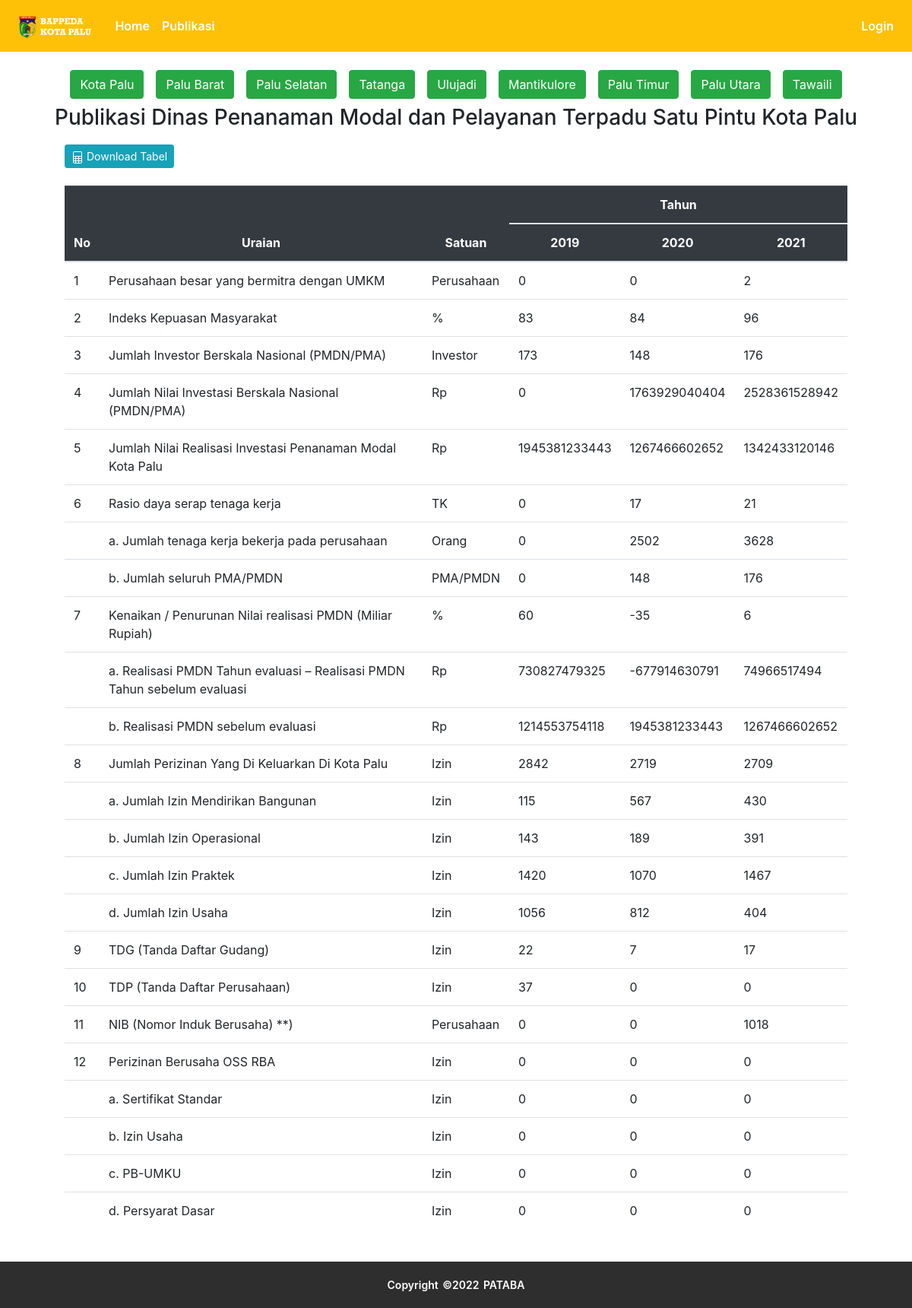
/publikasi/modal, run on the app's committed database.
### publication/models.py (models this page shows)
class Modal(db.Model):
  id = db.Column(db.Integer(), primary_key=True)
  tahun = db.Column(db.String(length=4), nullable=False)
  u1 = db.Column(db.Float())
  u2 = db.Column(db.Float())
  u3 = db.Column(db.Float())
  u4 = db.Column(db.Float())
  u5 = db.Column(db.Float())
  u6 = db.Column(db.Float())
  u7 = db.Column(db.Float())
  u8 = db.Column(db.Float())
  u9 = db.Column(db.Float())
  u10 = db.Column(db.Float())
  u11 = db.Column(db.Float())
  u12 = db.Column(db.Float())
  u13 = db.Column(db.Float())
  u14 = db.Column(db.Float())
  u15 = db.Column(db.Float())
  u16 = db.Column(db.Float())
  u17 = db.Column(db.Float())
  u18 = db.Column(db.Float())
  u19 = db.Column(db.Float())
  u20 = db.Column(db.Float())
  u21 = db.Column(db.Float())
  u22 = db.Column(db.Float())
  u23 = db.Column(db.Float())
  u24 = db.Column(db.Float())
  district_id = db.Column(db.Integer(), nullable=True)

### publication/modal/routes_modal.py (the view)
@app.route('/publikasi/modal')
def modal():
  data = Modal.query.filter_by(district_id=None).order_by(Modal.tahun).all()
  return render_template('modal/modal.html', data=data)

### publication/templates/modal/modal.html (shortened to what this page needs)
{% extends 'base.html' %}
{% block content %}
  <div class="container">
    <div class="ket-tabel d-flex justify-content-center">
      <a href="{{ url_for('modal') }}" class="btn btn-success m-2">Kota Palu</a>
      <a href="{{ url_for('modal_kec', district_id=1) }}" class="btn btn-success m-2">Palu Barat</a>
      <a href="{{ url_for('modal_kec', district_id=2) }}" class="btn btn-success m-2">Palu Selatan</a>
      <a href="{{ url_for('modal_kec', district_id=3) }}" class="btn btn-success m-2">Tatanga</a>
      <a href="{{ url_for('modal_kec', district_id=4) }}" class="btn btn-success m-2">Ulujadi</a>
      <a href="{{ url_for('modal_kec', district_id=5) }}" class="btn btn-success m-2">Mantikulore</a>
      <a href="{{ url_for('modal_kec', district_id=6) }}" class="btn btn-success m-2">Palu Timur</a>
      <a href="{{ url_for('modal_kec', district_id=7) }}" class="btn btn-success m-2">Palu Utara</a>
      <a href="{{ url_for('modal_kec', district_id=8) }}" class="btn btn-success m-2">Tawaili</a>
    </div>
    <h3 class="text-center">Publikasi Dinas Penanaman Modal dan Pelayanan Terpadu Satu Pintu Kota Palu</h3>
    <button class="btn btn-sm btn-info btn-download" onclick="exportTableToExcel('modalTable', 'tabel')">
      <span>
        Download Tabel
      </span>
    </button>
    <div class="table-responsive mb-5" style="padding: 5vh;">
      <table class="table" id="modalTable">
        <thead class="table-dark text-center">
          <tr>
            <th rowspan="2" scope="col">No</th>
            <th rowspan="2" scope="col">Uraian</th>
            <th rowspan="2" scope="col">Satuan</th>
            <th colspan="{{ data|length + 1 }}" scope="col" style="text-align: center">Tahun</th>
          </tr>
          <tr>
            {% for d in data %}
              <th>
                {{ d.tahun }}
              </th>
            {% endfor %}
          </tr>
        </thead>
        <tbody>
          <tr>
            <td>1</td>
            <td>Perusahaan besar yang bermitra dengan UMKM</td>
            <td>Perusahaan</td>
            {% for d in data %}
            <td>{{ d.u1 }}</td>
            {% endfor %}
          </tr>
          <tr>
            <td>2</td>
            <td>Indeks Kepuasan Masyarakat</td>
            <td>%</td>
            {% for d in data %}
            <td>{{ d.u2 }}</td>
            {% endfor %}
          </tr>
          <tr>
            <td>3</td>
            <td>Jumlah Investor Berskala Nasional (PMDN/PMA)</td>
            <td>Investor</td>
            {% for d in data %}
            <td>{{ d.u3 }}</td>
            {% endfor %}
          </tr>
          <tr>
            <td>4</td>
            <td>Jumlah Nilai Investasi Berskala Nasional (PMDN/PMA)</td>
            <td>Rp</td>
            {% for d in data %}
            <td>{{ d.u4 }}</td>
            {% endfor %}
          </tr>
          <tr>
            <td>5</td>
            <td>Jumlah Nilai Realisasi Investasi Penanaman Modal Kota Palu</td>
            <td>Rp</td>
            {% for d in data %}
            <td>{{ d.u5 }}</td>
            {% endfor %}
          </tr>
          <tr>
            <td>6</td>
            <td>Rasio daya serap tenaga kerja</td>
            <td>TK</td>
            {% for d in data %}
            <td>{{ d.u6 }}</td>
            {% endfor %}
          </tr>
          <tr>
            <td></td>
            <td>a. Jumlah tenaga kerja bekerja pada perusahaan</td>
            <td>Orang</td>
            {% for d in data %}
            <td>{{ d.u7 }}</td>
            {% endfor %}
          </tr>
          <tr>
            <td></td>
            <td>b. Jumlah seluruh PMA/PMDN</td>
            <td>PMA/PMDN</td>
            {% for d in data %}
            <td>{{ d.u8 }}</td>
            {% endfor %}
          </tr>
          <tr>
            <td>7</td>
            <td>Kenaikan / Penurunan Nilai realisasi PMDN (Miliar Rupiah)</td>
            <td>%</td>
            {% for d in data %}
            <td>{{ d.u9 }}</td>
            {% endfor %}
          </tr>
          <tr>
            <td></td>
            <td>a. Realisasi PMDN Tahun evaluasi – Realisasi PMDN Tahun sebelum evaluasi</td>
            <td>Rp</td>
            {% for d in data %}
            <td>{{ d.u10 }}</td>
            {% endfor %}
          </tr>
          <tr>
            <td></td>
            <td>b. Realisasi PMDN sebelum evaluasi</td>
            <td>Rp</td>
            {% for d in data %}
            <td>{{ d.u11 }}</td>
            {% endfor %}
          </tr>
          <tr>
            <td>8</td>
            <td>Jumlah Perizinan Yang Di Keluarkan Di Kota Palu</td>
            <td>Izin</td>
            {% for d in data %}
            <td>{{ d.u12 }}</td>
            {% endfor %}
          </tr>
          <tr>
            <td></td>
            <td>a. Jumlah Izin Mendirikan Bangunan</td>
            <td>Izin</td>
            {% for d in data %}
            <td>{{ d.u13 }}</td>
            {% endfor %}
          </tr>
          <tr>
            <td></td>
            <td>b. Jumlah Izin Operasional</td>
            <td>Izin</td>
            {% for d in data %}
            <td>{{ d.u14 }}</td>
            {% endfor %}
          </tr>
          <tr>
            <td></td>
            <td>c. Jumlah Izin Praktek</td>
            <td>Izin</td>
            {% for d in data %}
            <td>{{ d.u15 }}</td>
            {% endfor %}
          </tr>
          <tr>
            <td></td>
            <td>d. Jumlah Izin Usaha</td>
            <td>Izin</td>
            {% for d in data %}
            <td>{{ d.u16 }}</td>
            {% endfor %}
          </tr>
          <tr>
            <td>9</td>
            <td>TDG (Tanda Daftar Gudang)</td>
            <td>Izin</td>
            {% for d in data %}
            <td>{{ d.u17 }}</td>
            {% endfor %}
          </tr>
          <tr>
            <td>10</td>
            <td>TDP (Tanda Daftar Perusahaan)</td>
            <td>Izin</td>
            {% for d in data %}
            <td>{{ d.u18 }}</td>
            {% endfor %}
          </tr>
          <tr>
            <td>11</td>
            <td>NIB (Nomor Induk Berusaha) **)</td>
            <td>Perusahaan</td>
            {% for d in data %}
            <td>{{ d.u19 }}</td>
            {% endfor %}
          </tr>
          <tr>
            <td>12</td>
            <td>Perizinan Berusaha OSS RBA</td>
            <td>Izin</td>
            {% for d in data %}
            <td>{{ d.u20 }}</td>
            {% endfor %}
          </tr>
          <tr>
            <td></td>
            <td>a. Sertifikat Standar</td>
            <td>Izin</td>
            {% for d in data %}
            <td>{{ d.u21 }}</td>
            {% endfor %}
          </tr>
          <tr>
            <td></td>
            <td>b. Izin Usaha</td>
            <td>Izin</td>
            {% for d in data %}
            <td>{{ d.u22 }}</td>
            {% endfor %}
          </tr>
          <tr>
            <td></td>
            <td>c. PB-UMKU</td>
            <td>Izin</td>
            {% for d in data %}
            <td>{{ d.u23 }}</td>
            {% endfor %}
          </tr>
          <tr>
            <td></td>
            <td>d. Persyarat Dasar</td>
            <td>Izin</td>
            {% for d in data %}
            <td>{{ d.u24 }}</td>
            {% endfor %}
          </tr>
        </tbody>
      </table>
    </div>
  </div>
{% endblock %}

### publication/static/css/style_agi.css (style rules this page uses)
.btn-download { margin-left: 40px; margin-bottom: -25px; }

### data on the page
Modal: tahun "2019", u1 "0", u2 "83", u3 "173", u4 "0", u5 "1945381233443", u6 "0", u7 "0", u8 "0", u9 "60", u10 "730827479325", u11 "1214553754118", u12 "2842", u13 "115", u14 "143", u15 "1420", u16 "1056", u17 "22", u18 "37", u19 "0", u20 "0", u21 "0", u22 "0", u23 "0", u24 "0"
Modal: tahun "2020", u1 "0", u2 "84", u3 "148", u4 "1763929040404", u5 "1267466602652", u6 "17", u7 "2502", u8 "148", u9 "-35", u10 "-677914630791", u11 "1945381233443", u12 "2719", u13 "567", u14 "189", u15 "1070", u16 "812", u17 "7", u18 "0", u19 "0", u20 "0", u21 "0", u22 "0", u23 "0", u24 "0"
Modal: tahun "2021", u1 "2", u2 "96", u3 "176", u4 "2528361528942", u5 "1342433120146", u6 "21", u7 "3628", u8 "176", u9 "6", u10 "74966517494", u11 "1267466602652", u12 "2709", u13 "430", u14 "391", u15 "1467", u16 "404", u17 "17", u18 "0", u19 "1018", u20 "0", u21 "0", u22 "0", u23 "0", u24 "0"
